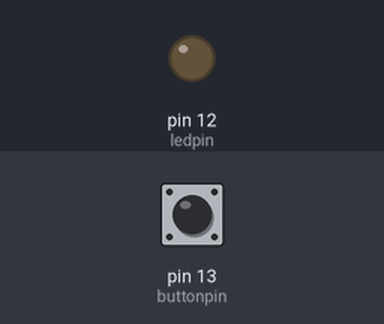
A sketch run on a simulated Arduino Uno, built with avr-gcc and run on an emulated ATmega328P. Shown: output pins drawn as LEDs (lit = HIGH). The test bench sets the inputs (shaded band); at power-on: pin 13 (buttonpin) LOW. What the sketch prints to the serial monitor is not drawn.

Above: at 1.2 s.
1.3 s: pin 13 (buttonpin) pulled HIGH for 0.15 s
At 2.3 s:
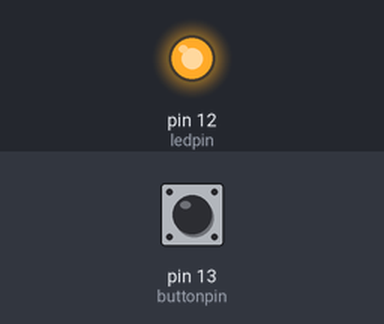
2.9 s: pin 13 (buttonpin) pulled HIGH for 1 s
At 3.6 s:
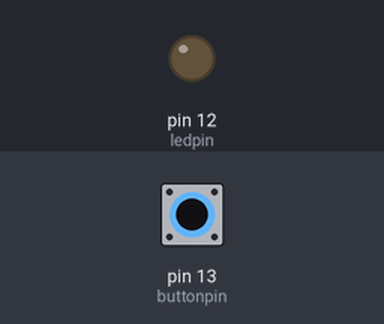
5.4 s: pin 13 (buttonpin) pulled HIGH for 3.2 s
At 6.6 s:
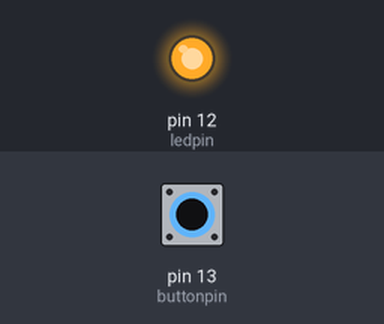
Timing chart, 0 to 8.4 s (numbered marks = the images above; inputs shaded):
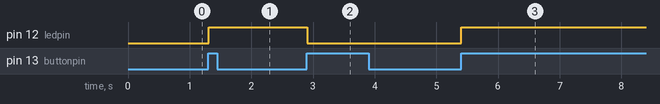

The sketch:

code.ino
```cpp
int ledpin = 12;
int buttonpin = 13;
int dt = 250;
int buttonnew;
int ledstate=0;
int buttonold=1;
void setup()
{
  Serial.begin(9600);
  pinMode(ledpin, OUTPUT);
  pinMode(buttonpin, INPUT);
}

void loop()
{
  buttonnew = digitalRead(buttonpin);
  Serial.println(buttonnew);
  if(buttonold == 0 && buttonnew == 1){
    if(ledstate == 0){
      digitalWrite(ledpin, HIGH);
      ledstate=1;
    }else{
      digitalWrite(ledpin,LOW);
      ledstate=0;
    }
  }
  buttonold = buttonnew;
}
```

Measured:
- after the input at 1.3 s, pin 12 (ledpin): LOW → HIGH at once
- after the input at 2.9 s, pin 12 (ledpin): HIGH → LOW at once
- after the input at 5.4 s, pin 12 (ledpin): LOW → HIGH at once
